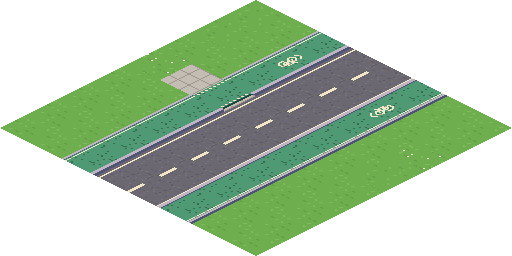
#> input picture tests/data/ubin_potongan_5b.png, 512 x 256 px
$ python konversi.py ../../../tests/data/ubin_potongan_5b.png
#> lines starting #> are read from the running program, lines starting #| are printed output that depends on the picture; after the words box and inside, x2 and y2 are one past the last pixel; in counts of white or black regions, pixels touching at a corner belong together
"""Konversi ilustrasi (misalnya hasil generator gambar) jadi pixel art sungguhan.

Langkah: buang latar polos, pisahkan bayangan tanah, kuantisasi warna ke palet terbatas (k-means di ruang Lab),
perkecil per blok dengan warna terbanyak (bukan rata-rata, supaya tidak kabur), rapikan piksel lepas,
lalu tambahkan garis luar 1 px dan bayangan tanah dongker transparan seperti gaya skala besar (ART_DIRECTION 3.5).

    python3 tools/loper_art/fullbody/konversi.py SUMBER.jpg --out build/loper_art/konversi --height 278 --colors 40
"""
import argparse
import os
import numpy as np
from PIL import Image
from scipy import ndimage
from skimage.color import rgb2lab
from sklearn.cluster import KMeans

OUT = np.array([0x1B, 0x12, 0x26])
SHADOW = (0x2E, 0x35, 0x50, 96)


def background_mask(a, tol=26.0):
    """Latar = warna polos sudut gambar yang tersambung ke tepi."""
    corners = np.concatenate([a[:16, :16], a[:16, -16:], a[-16:, :16], a[-16:, -16:]]).reshape(-1, 3)
    bg = np.median(corners, 0)
    near = np.sqrt(((a - bg) ** 2).sum(2)) < tol
    lab, _ = ndimage.label(near)
    edge = np.unique(np.concatenate([lab[0], lab[-1], lab[:, 0], lab[:, -1]]))
    return np.isin(lab, edge[edge > 0]), bg


def shadow_mask(a, fg, bottom_frac=0.12):
    """Bayangan tanah: piksel gelap kebiruan di pita bawah subjek."""
    ys = np.where(fg.any(1))[0]
    y1 = ys.max()
    y0 = int(y1 - (y1 - ys.min()) * bottom_frac)
    r, g, b = a[..., 0], a[..., 1], a[..., 2]
    lum = 0.3 * r + 0.59 * g + 0.11 * b
    dark_blue = (lum < 70) & (b >= r - 4)
    band = np.zeros_like(fg)
    band[y0:y1 + 1] = True
    return fg & band & dark_blue


def convert(src, height=278, colors=40, seed=3):
    im = Image.open(src).convert('RGB')
    a = np.asarray(im).astype(float)
    bgm, bg = background_mask(a)
    fg = ~bgm
    fg = ndimage.binary_opening(fg, iterations=1)
    sh = shadow_mask(a, fg)
    body = fg & ~sh
    # keep only the big connected pieces (drop JPEG specks)
    lab, n = ndimage.label(body)
    sizes = ndimage.sum(body, lab, range(1, n + 1))
    body = np.isin(lab, 1 + np.where(sizes > 400)[0])
    ys, xs = np.where(body | sh)
    y0, y1, x0, x1 = ys.min(), ys.max() + 1, xs.min(), xs.max() + 1
    by0 = np.where(body.any(1))[0]
    subj_h = by0.max() + 1 - by0.min()
    f = subj_h / height                                     # source pixels per target pixel
    W, H = int(np.ceil((x1 - x0) / f)), int(np.ceil((y1 - y0) / f))

    # palette from the subject in Lab space
    pix = a[body]
    rng = np.random.RandomState(seed)
    samp = pix[rng.choice(len(pix), min(60000, len(pix)), replace=False)]
    km = KMeans(n_clusters=colors, n_init=4, random_state=seed).fit(rgb2lab(samp[None] / 255.0)[0])
    labs = km.cluster_centers_
    # palette colour = median RGB of its members (keeps real colours, not Lab averages)
    lab_s = rgb2lab(samp[None] / 255.0)[0]
    lbl_s = km.predict(lab_s)
    pal = np.array([np.median(samp[lbl_s == k], 0) if (lbl_s == k).any() else [0, 0, 0] for k in range(colors)])

    # assign every source pixel of the crop
    crop = a[y0:y1, x0:x1]
    cl = km.predict(rgb2lab(crop / 255.0).reshape(-1, 3)).reshape(crop.shape[:2])
    cb = body[y0:y1, x0:x1]
    cs = sh[y0:y1, x0:x1]
    idx = np.full((H, W), -1, int)          # -1 empty, -2 shadow, k palette
    lum = pal @ np.array([0.3, 0.59, 0.11])
    pal_lab = rgb2lab(pal[None] / 255.0)[0]
    for ty in range(H):
        sy0, sy1 = int(round(ty * f)), int(round((ty + 1) * f))
        for tx in range(W):
            sx0, sx1 = int(round(tx * f)), int(round((tx + 1) * f))
            m = cb[sy0:sy1, sx0:sx1]
            tot = m.size
            if tot == 0:
                continue
            if m.sum() >= 0.45 * tot:
                c = cl[sy0:sy1, sx0:sx1][m]
                cnt = np.bincount(c, minlength=colors).astype(float)
                # thin dark lines survive: give dark colours a bonus
                cnt *= 1.0 + 0.6 * (lum < 55)
                idx[ty, tx] = int(cnt.argmax())
            elif cs[sy0:sy1, sx0:sx1].sum() >= 0.45 * tot:
                idx[ty, tx] = -2
    # flatten JPEG speckle: a pixel takes the 3x3 majority colour when at least 6 of 9 agree
    for _ in range(2):
        p = np.pad(idx, 1, constant_values=-9)
        win = np.stack([p[dy:dy + H, dx:dx + W] for dy in range(3) for dx in range(3)])
        best = np.full((H, W), -9)
        bestc = np.zeros((H, W), int)
        for k in np.unique(idx[idx >= 0]):
            cnt = (win == k).sum(0)
            m = cnt > bestc
            best[m], bestc[m] = k, cnt[m]
        near = np.linalg.norm(pal_lab[np.maximum(idx, 0)] - pal_lab[np.maximum(best, 0)], axis=-1) < 14
        flip = (idx >= 0) & (best >= 0) & (bestc >= 6) & (best != idx) & near     # only near-identical shades
        idx[flip] = best[flip]
    # clean lone pixels: a pixel whose 4 neighbours agree on another colour takes that colour
    for _ in range(2):
        p = np.pad(idx, 1, constant_values=-1)
        nb = np.stack([p[:-2, 1:-1], p[2:, 1:-1], p[1:-1, :-2], p[1:-1, 2:]])
        same = (nb == nb[0]).all(0) & (nb[0] != idx) & (idx >= 0) & (nb[0] >= 0)
        idx[same] = nb[0][same]
    # outline: silhouette edge pixels become the outline colour (sel-out on the light side)
    solid = idx >= 0
    p = np.pad(solid, 1)
    edge = solid & ~(p[:-2, 1:-1] & p[2:, 1:-1] & p[1:-1, :-2] & p[1:-1, 2:])
    rgb = np.zeros((H, W, 4), np.uint8)
    used = np.unique(idx[solid])
    rgb[solid, :3] = pal[idx[solid]].astype(np.uint8)
    rgb[solid, 3] = 255
    # silhouette pixels that are not already dark become the outline colour (no new blended colours)
    light_edge = edge & (lum[np.maximum(idx, 0)] >= 60)
    rgb[light_edge, :3] = OUT
    shm = idx == -2
    rgb[shm] = SHADOW
    final_pal = sorted({tuple(c) for c in rgb[solid, :3].reshape(-1, 3)}, key=lambda c: 0.3 * c[0] + 0.59 * c[1] + 0.11 * c[2])
    return Image.fromarray(rgb, 'RGBA'), final_pal, (x0, y0, x1, y1), f


def main():
    ap = argparse.ArgumentParser(description=__doc__.splitlines()[0])
    ap.add_argument('src')
    ap.add_argument('--out', default='build/loper_art/konversi')
    ap.add_argument('--height', type=int, default=278, help='tinggi subjek tanpa bayangan, px')
    ap.add_argument('--colors', type=int, default=40)
    ap.add_argument('--name', default='loper_agen_konversi')
    args = ap.parse_args()
    os.makedirs(args.out, exist_ok=True)
    img, pal, box, f = convert(args.src, args.height, args.colors)
#> in background_mask, `corners = np.concatenate([a[:16, :16], a[:16, -16:], a[-16:, :16], a[-..`: corners = 1024 rows, first 8: [0, 0, 0], [0, 0, 0], [0, 0, 0], [0, 0, 0], [0, 0, 0], [0, 0, 0], [0, 0, 0], [0, 0, 0]
#> in background_mask, `bg = np.median(corners, 0)`: bg = [0, 0, 0]
#> in background_mask, `near = np.sqrt(((a - bg) ** 2).sum(2)) < tol`:
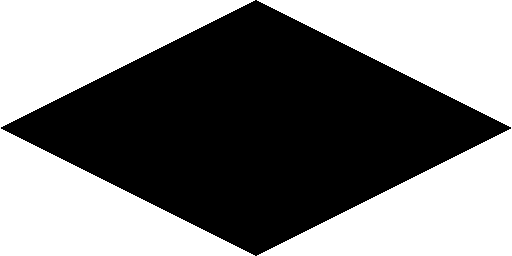
#> near: shape (256, 512) bool; 50% white; 2 white regions, box (x1, y1, x2, y2) and area: (0, 0, 255, 256) 32768, (257, 0, 512, 256) 32768
#> in background_mask, `lab, _ = ndimage.label(near)`:
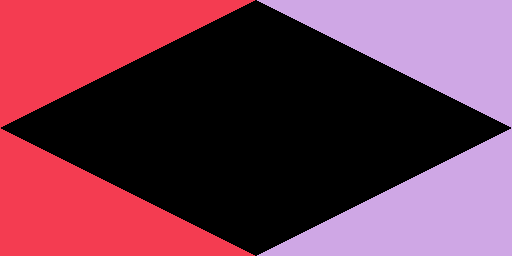
#> lab: shape (256, 512) int32; 3 distinct labels, from 0 to 2; one colour per label, 0 black
#> in background_mask, `edge = np.unique(np.concatenate([lab[0], lab[-1], lab[:, 0], lab[:, -1..`: edge = [0, 1, 2]
#> in convert, `bgm, bg = background_mask(a)`: bg = [0, 0, 0]
#> in convert, `fg = ~bgm`: fg: shape (256, 512) bool; 50% white; 1 white region, box (x1, y1, x2, y2) and area: (1, 0, 511, 256) 65536
#> in convert, `fg = ndimage.binary_opening(fg, iterations=1)`: fg: shape (256, 512) bool; 50% white; 1 white region, box (x1, y1, x2, y2) and area: (2, 0, 510, 256) 65532
#> in shadow_mask, `ys = np.where(fg.any(1))[0]`: ys = 256 values from 0 to 255
#> in shadow_mask, `y1 = ys.max()`: y1 = 255
#> in shadow_mask, `y0 = int(y1 - (y1 - ys.min()) * bottom_frac)`: y0 = 224
#> in shadow_mask, `dark_blue = (lum < 70) & (b >= r - 4)`: dark_blue: shape (256, 512) bool; 50% white; 1 black region, box (x1, y1, x2, y2) and area: (1, 0, 511, 256) 65478
#> in shadow_mask, `return fg & band & dark_blue`: returned value: shape (256, 512) bool; every value is 0
#> in convert, `lab, n = ndimage.label(body)`: n = 1
#> in convert, `sizes = ndimage.sum(body, lab, range(1, n + 1))`: sizes = [65532]
#> in convert, `y0, y1, x0, x1 = ys.min(), ys.max() + 1, xs.min(), xs.max() + 1`: y0 = 0; y1 = 256; x0 = 2; x1 = 510
#> in convert, `by0 = np.where(body.any(1))[0]`: by0 = 256 values from 0 to 255
#> in convert, `subj_h = by0.max() + 1 - by0.min()`: subj_h = 256
#> in convert, `f = subj_h / height`: f = 0.921
#> in convert, `W, H = int(np.ceil((x1 - x0) / f)), int(np.ceil((y1 - y0) / f))`: W = 552; H = 278
#> in convert, `labs = km.cluster_centers_`: labs = 40 rows, first 8: [65.13, -37.67, 41.96], [49.09, 3.57, -4.94], [58.07, -32.5, 12.89], [74.93, 4.7, -5.18], [91.8, -1.09, 15.96], [35.96, 9.63, -20.91], [44.67, 3.64, -5.03], [41.36, -24.94, 9.04]
#> in convert, `pal = np.array([np.median(samp[lbl_s == k], 0) if (lbl_s == k).any() e..`: pal = 40 rows, first 8: [0, 0, 0], [119, 115, 125], [79, 154, 116], [189, 182, 194], [242, 231, 201], [82, 81, 118], [108, 104, 114], [53, 108, 82]
#> in convert, `cl = km.predict(rgb2lab(crop / 255.0).reshape(-1, 3)).reshape(crop.sha..`: cl: shape (256, 508) int32; 16 distinct labels, from 1 to 16
#> in convert, `cb = body[y0:y1, x0:x1]`:
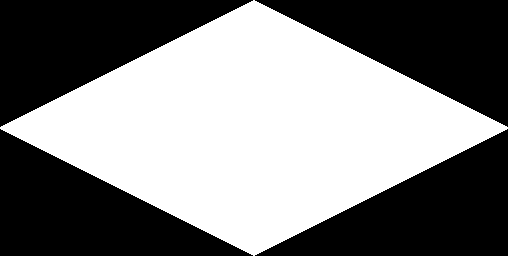
#> cb: shape (256, 508) bool; 50.4% white; 4 black regions, box (x1, y1, x2, y2) and area: (0, 0, 253, 127) 16129, (255, 0, 508, 127) 16129, (0, 129, 253, 256) 16129, (255, 129, 508, 256) 16129
#> in convert, `cs = sh[y0:y1, x0:x1]`: cs: shape (256, 508) bool; every value is 0
#> in convert, `idx = np.full((H, W), -1, int)`: idx: shape (278, 552) int64; every value is -1
#> in convert, `lum = pal @ np.array([0.3, 0.59, 0.11])`: lum = 40 values, max 246 at index 15, min 0 at index 0, mean 57.19
#> in convert, `pal_lab = rgb2lab(pal[None] / 255.0)[0]`: pal_lab = 40 rows, first 8: [0, 0, 0], [49.09, 3.57, -4.94], [58.07, -32.5, 12.89], [74.93, 4.7, -5.18], [91.8, -1.09, 15.96], [35.96, 9.63, -20.91], [44.67, 3.64, -5.03], [41.36, -24.94, 9.04]
#> the loop in convert, `for ty in range(H):` made 278 passes
#> (sy0, sy1) on passes 1 to 3: (0, 1), (1, 2), (2, 3)
#> after the loop in convert, `for ty in range(H):`: idx: shape (278, 552) int64; 17 distinct labels, from -1 to 16
#> after the loop in convert, `for _ in range(2):`:
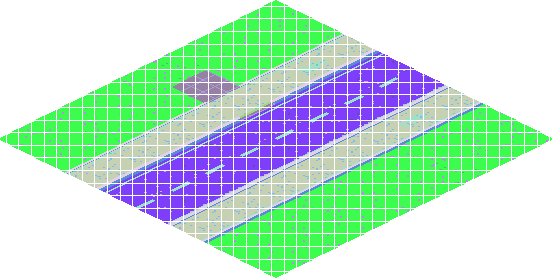
#> idx: shape (278, 552) int64; 17 distinct labels, from -1 to 16; one colour per label, 0 black, -1 white
#> after the loop in convert, `for _ in range(2):`: idx: shape (278, 552) int64; 17 distinct labels, from -1 to 16
#> in convert, `solid = idx >= 0`: solid: shape (278, 552) bool; 42.7% white; 551 white regions (41 under 20 px), largest, box (x1, y1, x2, y2) and area: (247, 19, 259, 31) 144, (272, 19, 284, 31) 144, (297, 19, 309, 31) 144
#> in convert, `p = np.pad(solid, 1)`: p: shape (280, 554) bool; 42.2% white; 551 white regions (41 under 20 px), largest, box (x1, y1, x2, y2) and area: (248, 20, 260, 32) 144, (273, 20, 285, 32) 144, (298, 20, 310, 32) 144
#> in convert, `edge = solid & ~(p[:-2, 1:-1] & p[2:, 1:-1] & p[1:-1, :-2] & p[1:-1, 2..`:
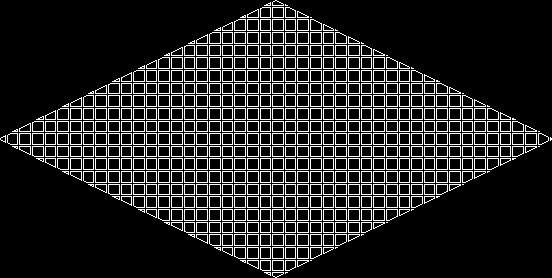
#> edge: shape (278, 552) bool; 13.9% white in thin lines or dots
#> in convert, `used = np.unique(idx[solid])`: used = [1, 2, 3, 4, 5, 6, 7, 8, 9, 10, 11, 12, 13, 14, 15, 16]
#> in convert, `light_edge = edge & (lum[np.maximum(idx, 0)] >= 60)`: light_edge: shape (278, 552) bool; 13.8% white in thin lines or dots
#> in convert, `rgb[light_edge, :3] = OUT`:
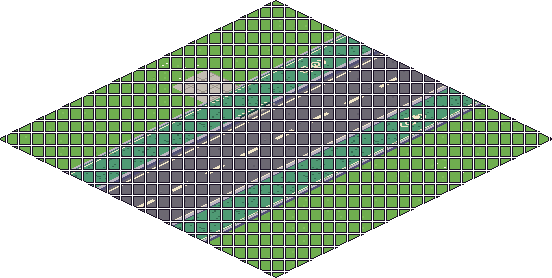
#> rgb: shape (278, 552, 4); mean of channels 0, 1, 2, 3 35.7, 46.7, 35.2, 108.9; transparent parts drawn white
#> in convert, `final_pal = sorted({tuple(c) for c in rgb[solid, :3].reshape(-1, 3)}, ..`: final_pal = [(27, 18, 38), (31, 66, 67), (82, 81, 118), (53, 108, 82), (94, 90, 102), (108, 104, 114), (119, 115, 125), (79, 154, 116), (98, 160, 70), (111, 174, 79), (158, 151, 142), (125, 187, 90), (194, 175, 134), (189, 182, 194), (196, 189, 180), (242, 231, 201), (251, 246, 232)]
#> pal has the same summary as final_pal in convert; box = (2, 0, 510, 256); f = 0.921
    img.save(f'{args.out}/{args.name}.png')
    img.resize((img.width * 3, img.height * 3), Image.NEAREST).save(f'{args.out}/{args.name}_x3.png')
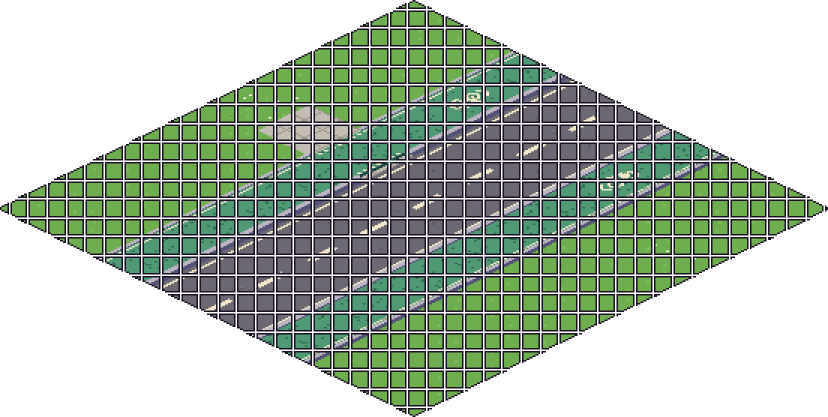
#> saved as loper_agen_konversi_x3.png: PIL image 1656x834 RGBA (shown at 1/2 size); mean R, G, B, A 35.7, 46.7, 35.2, 108.9; transparent parts drawn white
    sw = Image.new('RGB', (len(pal) * 12, 12))
    for i, c in enumerate(pal):
        sw.paste(tuple(int(x) for x in c), (i * 12, 0, i * 12 + 12, 12))
#> this loop made 17 passes
    sw.save(f'{args.out}/{args.name}_palet.png')
    print(f'{args.name}: {img.width}x{img.height} px, {len(pal)} warna, 1 px = {f:.2f} px sumber')
#| loper_agen_konversi: 552x278 px, 17 warna, 1 px = 0.92 px sumber


if __name__ == '__main__':
    main()

$ run again, on tests/data/ubin_potongan_simpang.png
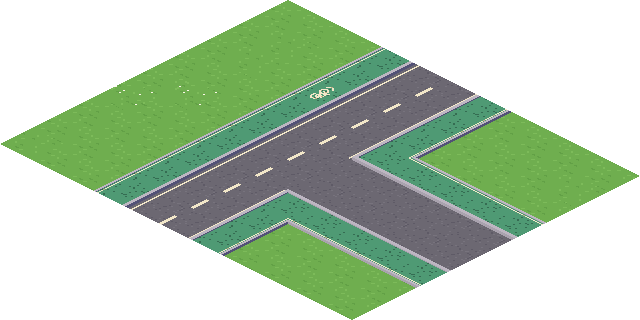
#> input picture tests/data/ubin_potongan_simpang.png, 640 x 320 px
#> corners = 1024 rows, first 8: [0, 0, 0], [0, 0, 0], [0, 0, 0], [0, 0, 0], [0, 0, 0], [0, 0, 0], [0, 0, 0], [0, 0, 0]
#> in background_mask, `bg = np.median(corners, 0)`: bg = [0, 0, 0]
#> in background_mask, `edge = np.unique(np.concatenate([lab[0], lab[-1], lab[:, 0], lab[:, -1..`: edge = [0, 1, 2]
#> in convert, `bgm, bg = background_mask(a)`: bg = [0, 0, 0]
#> ys = 320 values from 0 to 319
#> in shadow_mask, `y1 = ys.max()`: y1 = 319
#> in shadow_mask, `y0 = int(y1 - (y1 - ys.min()) * bottom_frac)`: y0 = 280
#> n = 1
#> sizes = [101372]
#> in convert, `y0, y1, x0, x1 = ys.min(), ys.max() + 1, xs.min(), xs.max() + 1`: y0 = 0; y1 = 320; x0 = 2; x1 = 638
#> by0 = 320 values from 0 to 319
#> subj_h = 320
#> in convert, `f = subj_h / height`: f = 1.15
#> W = 553; H = 278
#> labs = 40 rows, first 8: [65.13, -37.67, 41.96], [44.67, 3.64, -5.03], [58.07, -32.5, 12.89], [74.93, 4.7, -5.18], [91.8, -1.09, 15.96], [35.96, 9.63, -20.91], [41.36, -24.94, 9.04], [67.53, 4.8, -5.29]
#> in convert, `pal = np.array([np.median(samp[lbl_s == k], 0) if (lbl_s == k).any() e..`: pal = 40 rows, first 8: [0, 0, 0], [108, 104, 114], [79, 154, 116], [189, 182, 194], [242, 231, 201], [82, 81, 118], [53, 108, 82], [169, 162, 174]
#> cl: shape (320, 636) int32; 14 distinct labels, from 1 to 14
#> cb: shape (320, 636) bool; 49.8% white; 1 white region, box (x1, y1, x2, y2) and area: (0, 0, 636, 320) 101372
#> cs: shape (320, 636) bool; every value is 0
#> in convert, `lum = pal @ np.array([0.3, 0.59, 0.11])`: lum = 40 values, max 246 at index 13, min 0 at index 0, mean 51.38
#> pal_lab = 40 rows, first 8: [0, 0, 0], [44.67, 3.64, -5.03], [58.07, -32.5, 12.89], [74.93, 4.7, -5.18], [91.8, -1.09, 15.96], [35.96, 9.63, -20.91], [41.36, -24.94, 9.04], [67.53, 4.8, -5.29]
#> the loop in convert, `for ty in range(H):` made 278 passes
#> (sy0, sy1) on passes 1 to 3: (0, 1), (1, 2), (2, 3)
#> after the loop in convert, `for _ in range(2):`:
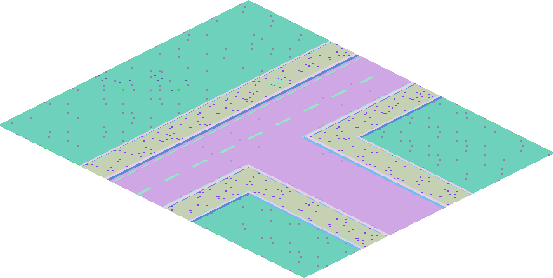
#> idx: shape (278, 553) int64; 15 distinct labels, from -1 to 14; one colour per label, 0 black, -1 white
#> solid: shape (278, 553) bool; 49.8% white; 1 white region, box (x1, y1, x2, y2) and area: (0, 0, 553, 278) 76603
#> used = [1, 2, 3, 4, 5, 6, 7, 8, 9, 10, 11, 12, 13, 14]
#> final_pal = [(27, 18, 38), (82, 81, 118), (53, 108, 82), (94, 90, 102), (108, 104, 114), (119, 115, 125), (79, 154, 116), (98, 160, 70), (111, 174, 79), (125, 187, 90), (169, 162, 174), (194, 175, 134), (189, 182, 194), (242, 231, 201), (251, 246, 232)]
#> in main, `img, pal, box, f = convert(args.src, args.height, args.colors)`: pal has the same summary as final_pal in convert; box = (2, 0, 638, 320); f = 1.15
#> in main, `img.resize((img.width * 3, img.height * 3), Image.NEAREST).save(f'{arg..`:
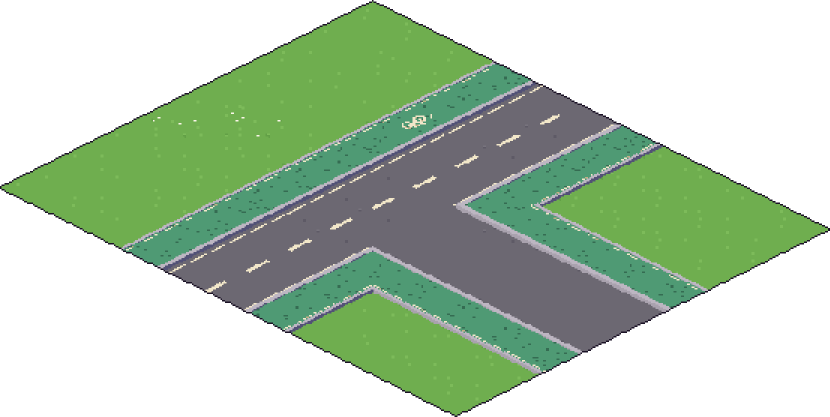
#> saved as loper_agen_konversi_x3.png: PIL image 1659x834 RGBA (shown at 1/2 size); mean R, G, B, A 53.7, 74.3, 50.9, 127.1; transparent parts drawn white
#> the loop in main, `for i, c in enumerate(pal):` made 15 passes
#| loper_agen_konversi: 553x278 px, 15 warna, 1 px = 1.15 px sumber
